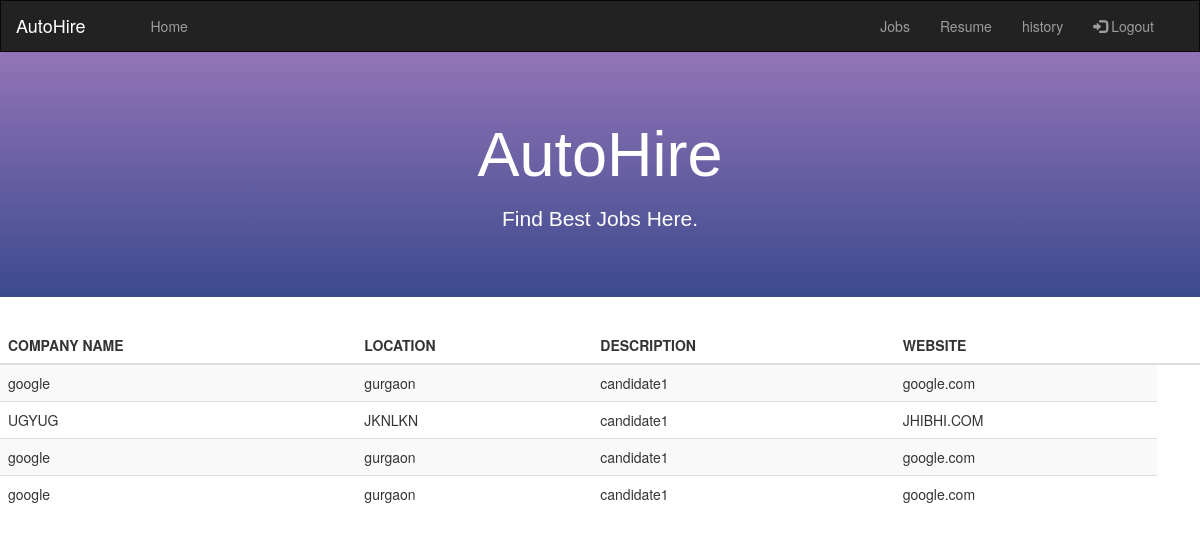
Page /afterapply/ (signed in) on the committed database.
### home/models.py (models this page shows, shortened)
class afterapply(models.Model):
    user = models.ForeignKey(User, on_delete=models.CASCADE)
    title = models.CharField(max_length=100)
    companyname= models.CharField(max_length=100)
    website = models.CharField(max_length=100, default="")
    location = models.CharField(max_length=150)
    applied_by=models.CharField(max_length=100,null=True)
    status= models.CharField(max_length=20,null=True,blank=True)

### home/views.py (the view)
# urls.py: path('afterapply/', views.after_apply, name='after_apply'),
def after_apply(request):
	apply=afterapply.objects.filter(user=request.user)
	return render(request, 'home/afterapply.html',{'apply':apply})

### home/templatetags/has_group.py (called while the page is built)
@register.filter(name='has_group')
def has_group(user, group_name):
    return user.groups.filter(name=group_name).exists()

### home/templates/home/afterapply.html (shortened to what this page needs)
{% load has_group %}
<!DOCTYPE html>
<html lang="en">
<head>
  <link rel="stylesheet" href="https://maxcdn.bootstrapcdn.com/bootstrap/3.4.1/css/bootstrap.min.css">
</head>
<body>
<nav class="navbar navbar-inverse">
  <div class="container-fluid">
    <div class="navbar-header">
      <h4 class="top-heading">AutoHire</h4>
    </div>
    <div class="collapse navbar-collapse" id="myNavbar">
      <ul class="nav navbar-nav">
        <li><a href="{% url 'home:index' %}">Home</a></li>
        </ul>
      <ul class="nav navbar-nav navbar-right">
      {% if user.is_authenticated %}
        {% if request.user|has_group:"Employer" %}
          <li><a href="{% url 'home:recivejobapplications' %}" class="mr-2 text-light">Applicants</a></li>
          <li><a href="{% url 'home:job' %}" class="mr-2 text-light">Post Job</a></li>
        {% elif request.user|has_group:"Candidate" %}
          <li><a href="{% url 'home:job_create_list' %}" class="mr-2 text-light" >Jobs</a></li>
          <li><a href="{% url 'resume:resume' %}" class="mr-2 text-light" >Resume</a></li>
          <li><a href="{% url 'home:after_apply' %}" class="mr-2 text-light" >history</a></li>
        {% endif %}
        <li><a href="{% url 'accounts:logout' %}">{% csrf_token %}<span class="glyphicon glyphicon-log-in"></span> Logout</a></li>
      </ul>
      {% endif %}
    </div>
  </div>
</nav>
<div class="jumbotron" style="
  font-family: Montserrat,sans-serif;
  background-image: linear-gradient(180deg, #9274b7, #3b4a8d);
  " >
  <div class="container text-center" style="color:white">
    <p  ><h1>AutoHire</h1></p>
    <p style="color:white;">Find Best Jobs Here.</p>
  </div>
</div>
<div class="table-responsive">
                    <table class="table table-striped">
                        <thead class="thead-dark">
                        <tr>
                            <th scope="col"> <b> COMPANY NAME</b></th>
                            <th scope="col"> <b> LOCATION</b> </th>
                            <th scope="col"> <b> DESCRIPTION</b> </th>
                            <th scope="col"> <b> WEBSITE</b> </th>
                            <th scope="col"></th>
                        </tr>
                        </thead>
                        <tbody>
                         {% for j in apply %}
                        <tr>
                            <td>{{ j.companyname }}</td>
                            <td>{{ j.location }}</td>
                            <td>{{ j.applied_by }}</td>
                            <td>{{ j.website }} </td>
                        </tr>
                          {% endfor %}
</div>
</body>
</html>

### home/templates/home/afterapply.html (style rules this page uses)
.navbar { margin-bottom: 0; border-radius: 0; }
ul.nav.navbar-nav { margin: 0 0 0 50px; }
.top-heading { margin-top:15px; color:#fff; }

### rows in the picture
afterapply: companyname "google", location "gurgaon", applied_by "candidate1", website "google.com"
afterapply: companyname "UGYUG", location "JKNLKN", applied_by "candidate1", website "JHIBHI.COM"
afterapply: companyname "google", location "gurgaon", applied_by "candidate1", website "google.com"
afterapply: companyname "google", location "gurgaon", applied_by "candidate1", website "google.com"
